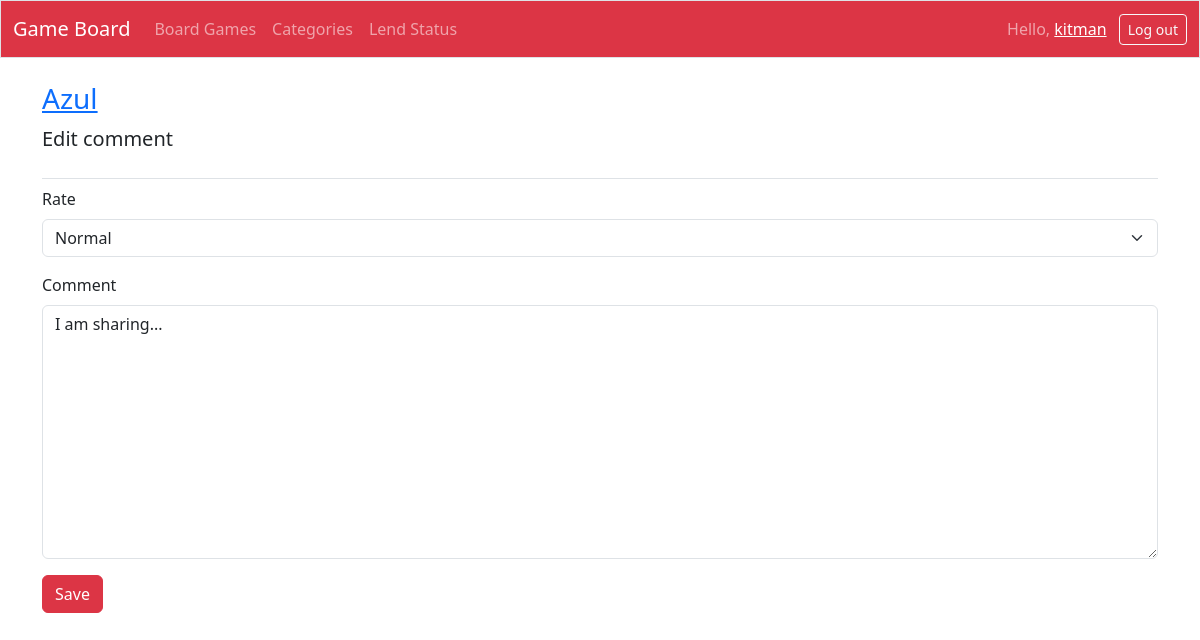
The page /edit_comment/6/ (signed in) on the database its author committed.
### game_board/models.py (models this page shows, shortened)
class BoardGame(models.Model):
    class Complexity_Rating(models.IntegerChoices):
        One = 1
        Two = 2
        Three = 3
        Four = 4
        Five = 5
    owner = models.ForeignKey(Profile, on_delete=models.CASCADE)
    date_added = models.DateTimeField(auto_now_add=True)
    last_edit_date = models.DateTimeField(auto_now=True)
    category = models.ManyToManyField(Category)
    name = models.CharField(max_length=200)
    subtitle = models.CharField(max_length=200, blank=True, null=True)
    publish_year = models.PositiveSmallIntegerField(blank=True, null=True)
    description = models.TextField(max_length=2000, blank=True, null=True)
    min_players = models.PositiveSmallIntegerField()
    max_players = models.PositiveSmallIntegerField(blank=True, null=True)
    min_time_period = models.PositiveSmallIntegerField()
    max_time_period = models.PositiveSmallIntegerField(blank=True, null=True)
    age_limit = models.PositiveSmallIntegerField(default=3)
    complexity_rating = models.PositiveSmallIntegerField(
        choices=Complexity_Rating.choices, default=Complexity_Rating.One
    )
    available_status = models.BooleanField(default=True)
    def __str__(self):
        return self.name

class Comment(models.Model):
    class Rate(models.IntegerChoices):
        BAD = 1
        SOSO = 2
        NORMAL = 3
        GOOD = 4
        EXCELLENT = 5
    owner = models.ForeignKey(Profile, on_delete=models.CASCADE)
    board_game = models.ForeignKey(BoardGame, on_delete=models.CASCADE)
    rating = models.PositiveSmallIntegerField(choices=Rate.choices)
    text = models.TextField()
    date_added = models.DateTimeField(auto_now_add=True)
    last_edit_date = models.DateTimeField(auto_now=True)

### game_board/views.py (the view)
# urls.py: path("edit_comment/<int:comment_id>/", views.edit_comment, name="edit_comment"),
@login_required
def edit_comment(request, comment_id):
    comment = Comment.objects.get(id=comment_id)
    boardgame = comment.board_game
    if request.method != "POST":
        form = CommentForm(instance=comment)
    else:
        form = CommentForm(instance=comment, data=request.POST)
        if form.is_valid():
            form.save()
            return redirect("game_board:boardgame", boardgame_id=boardgame.id)
    context = {"comment": comment, "boardgame": boardgame, "form": form}
    return render(request, "game_board/edit_comment.html", context)

### game_board/forms.py
class CommentForm(forms.ModelForm):
    class Meta:
        model = Comment
        exclude = ("owner", "board_game")
        labels = {
            "rating": "Rate",
            "text": "Comment",
        }

### game_board/templates/game_board/edit_comment.html (shortened to what this page needs)
{% extends 'game_board/base.html' %}
{% load django_bootstrap5 %}
{% block page_header %}
<h3><a href="{% url 'game_board:boardgame' boardgame.id %}">{{ boardgame }}</a></h3>
<p class="lead">Edit comment</p>
{% endblock page_header %}
{% block content %}
    <form action="{% url 'game_board:edit_comment' comment.id %}" method="post">
        {% bootstrap_form form %}
        <button class="btn btn-danger" type="submit" value="Edit Comment">Save</button>
    </form>
{% endblock content %}

### game_board/templates/game_board/base.html (shortened to what this page needs)
<!doctype html>
<html lang="en">
<head>
    {% load django_bootstrap5 %}
    {% bootstrap_css %}
    <link rel="stylesheet" href="https://cdn.jsdelivr.net/npm/bootstrap-icons@1.11.1/font/bootstrap-icons.css">
</head>
<body>
    <nav class="navbar navbar-expand-md navbar-dark bg-danger mb-4 border">
        <div class="container-fluid">
            <a class="navbar-brand" href="{% url 'game_board:index' %}">Game Board</a>
            <div class="collapse navbar-collapse" id="navbarCollapse">
                <ul class="navbar-nav me-auto mb-2 mb-md-0">
                    <li class="nav-item">
                        {% url 'game_board:boardgames' as url %}
                        <a class="nav-link {% if request.path == url %}active{% endif %}" href="{{ url }}">Board Games</a>
                    </li>
                    <li class="nav-item">
                        {% url 'game_board:categories' as url %}
                        <a class="nav-link {% if request.path == url %}active{% endif %}" href="{{ url }}">Categories</a>
                    </li>
                    <li class="nav-item">
                        {% url 'game_board:lendstatics' as url %}
                        <a class="nav-link {% if request.path == url %}active{% endif %}" href="{{ url }}">Lend Status</a>
                    </li>
                </ul>
                <ul class="navbar-nav ms-auto mb-2 mb-md-0">
                    {% if user.is_authenticated %}
                    <li><span class="navbar-text me-2">
                        Hello, <a href="{% url 'game_board:profile' %}">{{ user.username }}</a>&nbsp;
                    </span></li>
                    {% endif %}
                </ul>
                {% if user.is_authenticated %}
                    <form action="{% url 'accounts:logout' %}" method="post">
                        <button name="submit" class="btn btn-outline-light btn-sm">Log out</button>
                    </form>
                {% endif %}
            </div>
        </div>
    </nav>
    <main class="container">
        <div class="pb-2 mb-2 border-bottom">
            {% block page_header %}{% endblock page_header %}
        </div>
        <div>
            {% block content %}{% endblock content %}
        </div>
    </main>
</body>
</html>

### rows shown on the page
BoardGame: name "Azul"
Comment: rating "Normal", text "I am sharing..."

### other values the page prints
{{ user.username }} "kitman"
